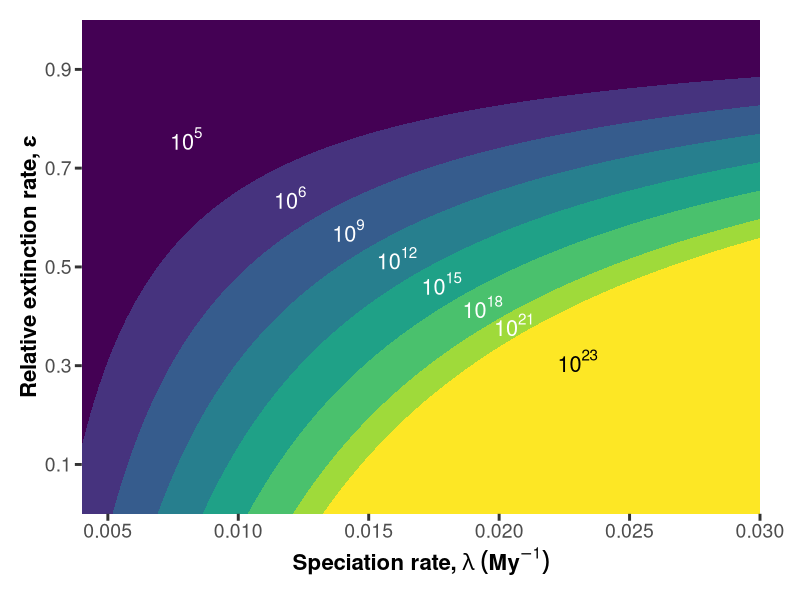

The R source for this figure: (Note: this script raises an error after producing the figure.)
## bd_expectations.R
## Ford Fishman

## Generate panels for figure 1 and combine

# Load packages
library(png)
library(grid)
library(kableExtra)
library(tidyr)
library(ggplot2)
library(scales)
library(viridis)
library(here)
library(cowplot)

# Directory information
wd <- here() # project directory
figure_dir <- here("figures")

######## panel a #############
# Levels of diversity across speciation and extinction rates

# create a gradient of lambda values
lam <- seq(0.004, 0.030, 0.00001) # based on Kuo & Ochman (2009), with a slightly smaller lower end
t <- 4000 # present day diversity, 4000 My of evolution
dfA <- data.frame(lam) # initialize dataframe

# create a contour of Eq. 3 for various levels of present-day S
# for S = {10^6, 10^9, 10^12, 10^15, 10^18}
for (i in 2:7){
  
  mag <- i*3 
  
  # 10^mag is E(S_t)
  ep <- function(lam) 1 - (log(10^mag))/(t*lam)
  # add to data frame
  dfA <- cbind(dfA,ep(lam)) 
  names(dfA)[i] <- paste0("ep",mag) 
}

# have to do 10^23 manually
ep23 <- function(lam) 1 - (log(10^23))/(t*lam)
dfA <- cbind(dfA,ep23(lam))
names(dfA)[ncol(dfA)] <- paste0("ep","23")

# for correct positions of labels, place them on a line in their respective bins
y1 <- function(x) -30*x +1 # equation of diagonal label line
xs <- rep(0, 5)
ys <- xs
labels <- xs

ind <- 0
for (i in seq(6,21,3)){
  ind <- ind + 1
  
  # want a different label offset for 10^21
  if (i < 21){
    y2 <- function(x) 1 - (log(10^(i+1.5)))/(4000*x)
    
  } else {
    y2 <- function(x) 1 - (log(10^(i+1)))/(4000*x)
  }
  xx <- optimize(function(x) abs(y1(x)-y2(x)), c(.01,.03))$minimum
  ys[ind] <- y1(xx)
  xs[ind] <- xx
  labels[ind] <- paste0('10^',i)
}

# color palette
pal <- viridis_pal()(8)

# plot
pA <- ggplot(dfA) +
  geom_area(aes(x=lam,y=ep6), fill=pal[2])+
  geom_area(aes(x=lam,y=ep9), fill=pal[3])+
  geom_area(aes(x=lam,y=ep12), fill=pal[4])+
  geom_area(aes(x=lam,y=ep15), fill=pal[5])+
  geom_area(aes(x=lam,y=ep18), fill=pal[6])+
  geom_area(aes(x=lam,y=ep21), fill=pal[7])+
  geom_area(aes(x=lam,y=ep23), fill=pal[8])+
  annotate(geom="text", label='10^5',x=0.008, y = y1(0.008), color = 'white', size = 5.5, parse=TRUE) +
  annotate(geom="text", label=labels,x=xs, y = ys, color = 'white', size = 5.5, parse=TRUE) +
  annotate(geom="text", label='10^23',x=0.023, y = y1(0.023), color = 'black', size = 5.5, parse=TRUE) +
  scale_x_continuous(expression(bold("Speciation rate, "*lambda* " "(My^-1))),
                     limits=c(0.004, 0.030),
                     breaks=seq(0.005, 0.03, 0.005),
                     expand = c(0,0)) +
  scale_y_continuous("Relative extinction rate, \u03B5", 
                     limits = c(0.0, 1.0),
                     breaks = c(0.1, 0.3, 0.5, 0.7, 0.9), 
                     expand = c(0,0)) +
  theme(panel.grid.major = element_blank(),
        panel.grid.minor = element_blank(),
        panel.background = element_rect(fill=pal[1]),
        axis.text = element_text(size = 14),
        axis.ticks = element_line(size = 1),
        axis.ticks.length = unit(5,"pt"),
        legend.position = "right",
        legend.text = element_text(size = 14),
        legend.text.align = 1,
        axis.title = element_text(size = 16, face = "bold"),
        plot.margin = unit(c(1,2,1,1), "lines"))


######## panel b #############
# probability of diversity outcomes across speciation rates

S <- c(6,9,12,15,18,21,23) # log10 S values

# relative areas of panel a for a given lambda (l) and range of S  
ep <- function(l, S) {
  
  eps <- 1 - (log(10^(S)))/(4000*l) # Eq. 3
  eps <- ifelse(eps>0,eps,0) # can't have epsilon below 0
  
  areas <- rep(0, length(eps)-1) # initialize vector
  
  if (sum(eps)>0){ # if any feasible values
  
    for (i in 1:length(areas)){
        # subtract area under curve from subsequent area under curve
        # to get area between curves
        areas[i] <- eps[i]-eps[i+1] 
    }

    # relativize to get a probability proxy
    areas <- areas/sum(areas)
  }
  
  return(areas)
}

dfB <- data.frame(matrix(nrow=length(lam), ncol=length(S)-1)) # initialize data frame


for (i in 1:length(lam)) { # run function for array of lambda values
  
  l <- lam[i]
  dfB[i,] <- ep(l, S)
}

colnames(dfB_lines) <- c(paste0('X0', 6:9), paste0('X',10:22))
dfB$lam <- lam

# convert to long
dfB1 <- gather(dfB, key='richness', value='prob', -lam)


# subset the main palette
palB <- pal[2:7]


(pB <- ggplot(dfB1, aes(x=lam, y=prob)) + 
    geom_area(aes(fill=richness), size = 1) +
    scale_fill_manual(values = palB) +
    scale_y_continuous('Probability', 
                       expand = c(0,0)) +
    scale_x_continuous(expression(bold("Speciation rate, "*lambda* " "(My^-1))),
                       # limits=c(0.0035, 0.032),
                       breaks=seq(0.005, 0.03, 0.005),
                       expand = c(0,0)) +
    annotate(geom="text", label='10^6',x=0.011, y = 0.85, color = 'white', size = 5.5, parse=TRUE) +
    annotate(geom="text", label='10^9',x=0.012, y = 0.67, color = 'white', size = 5.5, parse=TRUE) +
    annotate(geom="text", label='10^12',x=0.013, y = 0.52, color = 'white', size = 5.5, parse=TRUE) +
    annotate(geom="text", label='10^15',x=0.014, y = 0.35, color = 'white', size = 5.5, parse=TRUE) +
    annotate(geom="text", label='10^18',x=0.015, y = 0.20, color = 'white', size = 5.5, parse=TRUE) +
    annotate(geom="text", label='10^21',x=0.016, y = 0.07, color = 'white', size = 5.5, parse=TRUE) +
    theme(panel.grid.major = element_blank(), 
          panel.grid.minor = element_blank(),
          panel.background = element_blank(),
          legend.position = "none",
          axis.text = element_text(size = 14),
          axis.line = element_line(colour = "black"),
          axis.title = element_text(size = 16, face = "bold"),
          plot.margin = unit(c(1,2,1,1), "lines"))
)

###### panel C #########
# probability of various diversity outcomes across all parameter combinations

probabilities <- function(q, p, MEE=FALSE){
  t <- 4000
  lam <- seq(0.004, 0.030, 0.00001)
  df <- data.frame(lam) # initialize dataframe
  
  pal <- viridis_pal()(7) # create palette
  auc <- c()
  
  index <- 6:23 - 5
  
  for (i in index){
    
    mag <- i + 5
    
    # 10^mag is E(S_t)
    
    if (!MEE) { # if not a mass extinction event, use Eq. 3
      
      rel_ext <- function(lam) 1 - (log(10^mag))/(t*lam)
      
    }else{ # if a mass extinction event, use Eq. 8
      
      rel_ext <- function(lam) 1 - log(10^mag*(1-p)^-1*(1-q*p)^-5)/(lam*3999)
      
    }
    ext <- rel_ext(lam)
    
    # find the x intercept of the function
    intercept <- optimize(function(lam) 0 - abs(rel_ext(lam)), c(0,0.04), maximum = T)$maximum
    
    # integrate curve for specified parameter range
    area <- integrate(rel_ext, intercept, 0.032)
    auc <- c(auc, area$value)
    
    # column bind to data frame
    df <- cbind(df,ext)
    names(df)[i] <- paste0("ep",mag)
  }
  
  # parameter space probabilities
  area_p <- rep(0, length(auc)-1)
  # parameter space area
  for (i in 1:length(area_p)){
    area_p[i] <- auc[i]-auc[i+1]
  }
  area_prob <- area_p/(sum(area_p))
  
  return(area_prob)
}
y0 <- probabilities(0, 1, F) # run function

dfC <- data.frame(mags = 6:22, E_S=y0) 

# plot
pC <- ggplot(dfC, aes(x=mags, y=E_S)) + 
         geom_point(size= 2.0) +
         scale_y_continuous('Probability') +
         scale_x_continuous('Species diversity',
                            breaks=c(6,9, 12, 15, 18, 21),labels = math_format(10^.x)) +
         theme(panel.grid.major = element_blank(), 
               panel.grid.minor = element_blank(),
               panel.background = element_blank(),
               axis.text = element_text(size = 14),
               axis.line = element_line(colour = "black"),
               axis.title = element_text(size = 16, face = "bold"))


# Save figures and combine
fig1_dir <- paste(figure_dir, "figure1.pdf", sep = "")
plot_grid(pA, pB, pC, align = "hv",labels = "auto", ncol=1)  %>% ggsave2(filename = fig1_dir, units="mm",width = 180, height = 360, dpi = 1000)
